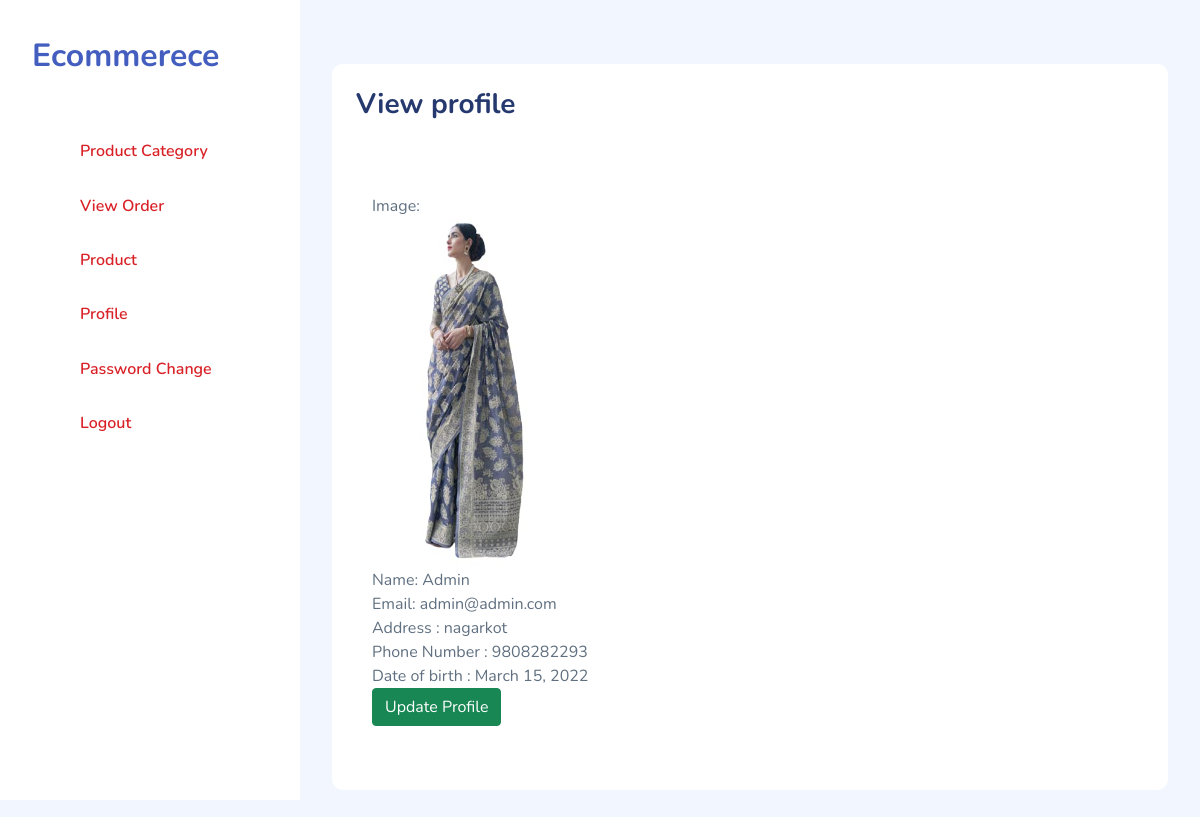
/profile/view/ (signed in), run on the app's committed database.
### profiles/models.py (models this page shows, shortened)
class Profile(models.Model):
    user = models.OneToOneField(MyUser, on_delete=models.CASCADE)
    photo = models.ImageField(upload_to='profiles')
    full_name = models.CharField(max_length=100)
    gender = models.ForeignKey(Gender, on_delete=models.CASCADE)
    dob = models.DateField()
    phone_number = models.CharField(max_length=10)
    default_shipping_address = models.CharField(max_length=100)

### accounts/models.py (models this page shows, shortened)
class MyUser(AbstractBaseUser):
    username = models.CharField(max_length=256, unique=True)
    email = models.EmailField(
        verbose_name='email address',
        max_length=255,
        unique=True,
    )
    is_active = models.BooleanField(default=True)
    is_admin = models.BooleanField(default=False)
    last_login = models.DateTimeField(blank=True, null=True, verbose_name="last login")
    is_email_verified = models.BooleanField(default=False)
    objects = MyUserManager()
    USERNAME_FIELD = 'email'
    REQUIRED_FIELDS = ['username']
    class Meta:
        verbose_name = 'User'
        verbose_name_plural = 'Users'
    def __str__(self):
        return self.email

### profiles/views.py (the view)
# urls.py: path('view/', views.ProfileListView.as_view(), name='profile_list_view'),
class ProfileListView(ListView):
    model = Profile
    template_name = 'myprofile/profile_view.html'
    context_object_name = 'profiles'
    def get_queryset(self):
        queryset = Profile.objects.filter(user__email=self.request.user)
        return queryset
    def get(self, *args, **kwargs):
        if not Profile.objects.filter(user__email=self.request.user).exists():
            return redirect('my_profile:profile_create')
        return super(ProfileListView, self).get(*args, **kwargs)

### profiles/templates/myprofile/profile_view.html (shortened to what this page needs)
{% extends 'dashboard/base.html' %}
{% load static %}
{% block body %}
    <div class="card-body">
        <div class="d-sm-flex align-items-center justify-content-between mb-4">
            <h1 class="h3 mb-0 text-gray-800">View profile</h1>
        </div>
        <div class="row">
            <div class="col-lg-12">
                <div class="card mb-4">
                    <div class="card-header py-3 d-flex flex-row align-items-center justify-content-between">
                    </div>
                    <div class="table-responsive p-3">
                        {% for profile in profiles %}
                            Image:<br>
                            <img src="{{ profile.photo.url }}" height="350" width="200"><br>
                            Name: {{ profile.full_name }}<br>
                            Email: {{ profile.user.email }}<br>
                            Address : {{ profile.default_shipping_address }}<br>
                            Phone Number : {{ profile.phone_number }}<br>
                            Date of birth : {{ profile.dob }}<br>
                            <a href="{% url 'my_profile:profile_update' profile.pk %}" class="btn btn-success">Update Profile</a>
                            <br>
                        {% endfor %}
                    </div>
                </div>
            </div>
        </div>
    </div>
{% endblock %}

### static/dashboard/assets/css/app.css (style rules this page uses)
.btn.btn-danger,.btn.btn-info,.btn.btn-primary,.btn.btn-secondary,.btn.btn-success,.btn.btn-warning { color:#fff }
.card { margin-bottom:2.2rem;border:none }
.card .card-header { border:none }
.card .card-body { padding:1.5rem }
a { text-decoration:none }

### data on the page
Profile: photo (picture), full_name "Admin", user.email "admin@admin.com", default_shipping_address "nagarkot", phone_number "9808282293", dob "March 15, 2022"
